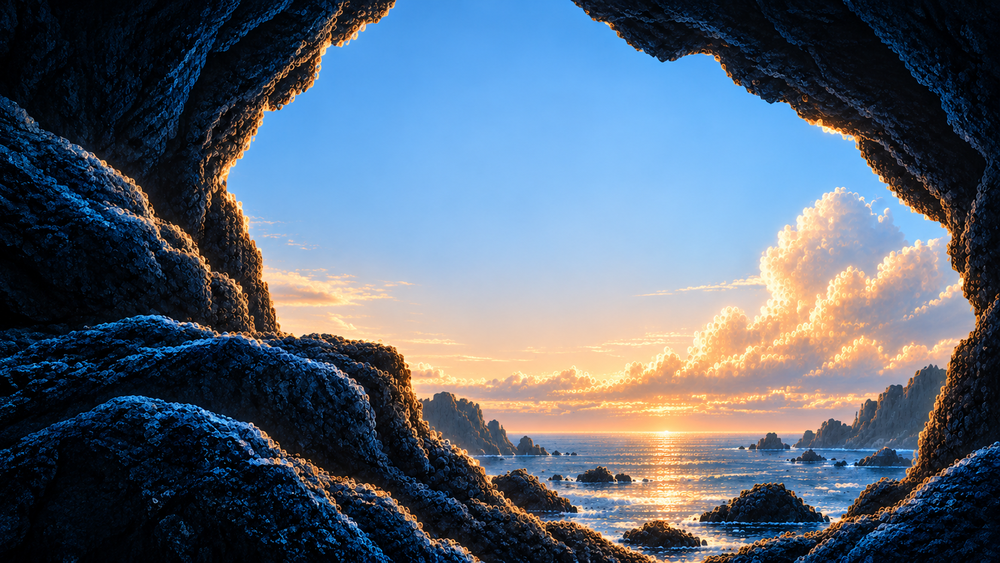
#> input picture assets/hero-explorations/ascii-cinema-4k/implementation/clear-passage-source.png, 1000 x 563 px, shrunk from 1672 x 941 before the run
$ python prepare-assets.py
#> lines starting #> are read from the running program, lines starting #| are printed output that depends on the picture; after the words box and inside, x2 and y2 are one past the last pixel; in counts of white or black regions, pixels touching at a corner belong together
"""Encode generated plate and build the technical (not illustrative) depth map."""
from pathlib import Path
from PIL import Image, ImageDraw, ImageFilter
import numpy as np

ROOT = Path(__file__).resolve().parent
PROJECT = ROOT.parents[3]
OUT = PROJECT / 'src/assets/hero'
OUT.mkdir(parents=True, exist_ok=True)
plate = Image.open(ROOT / 'clear-passage-source.png').convert('RGB')
#> plate is the input picture: PIL image 1000x563 RGB; mean R, G, B 86.6, 99.3, 114.9
plate.save(OUT / 'clear-passage.webp', quality=86, method=6)
w, h = plate.size
#> w = 1000; h = 563

# Clockwise trace of the open sky+sea; the outer frame remains nearest rock.
# Coordinates were matched to the generated source, not the original UI mockup.
opening = [
    (.400, 0), (.390, .027), (.353, .054), (.346, .095),
    (.326, .116), (.315, .163), (.290, .196), (.281, .236),
    (.260, .260), (.238, .304), (.224, .333), (.229, .379),
    (.245, .426), (.244, .471), (.265, .536), (.275, .591),
    (.320, .595), (.360, .607), (.390, .625), (.408, .651),
    (.415, .695), (.420, .751), (.442, .794), (.489, .822),
    (.520, .856), (.566, .886), (.613, .909), (.648, .952),
    (.695, .988), (.729, .986), (.763, .959), (.800, .937),
    (.831, .918), (.853, .890), (.880, .866), (.906, .849),
    (.922, .831), (.923, .780), (.931, .718), (.939, .668),
    (.957, .623), (.962, .578), (.970, .528), (.963, .479),
    (.966, .442), (.946, .411), (.920, .397), (.900, .367),
    (.881, .334), (.862, .310), (.856, .281), (.829, .266),
    (.811, .236), (.788, .220), (.770, .184), (.741, .172),
    (.729, .136), (.712, .102), (.695, .100), (.674, .116),
    (.648, .093), (.628, .069), (.603, .036), (.576, 0),
]
near = Image.new('L', (w, h), 255)
#> near: PIL image 1000x563 L; every value is 255
ImageDraw.Draw(near).polygon([(round(x*w), round(y*h)) for x,y in opening], fill=0)
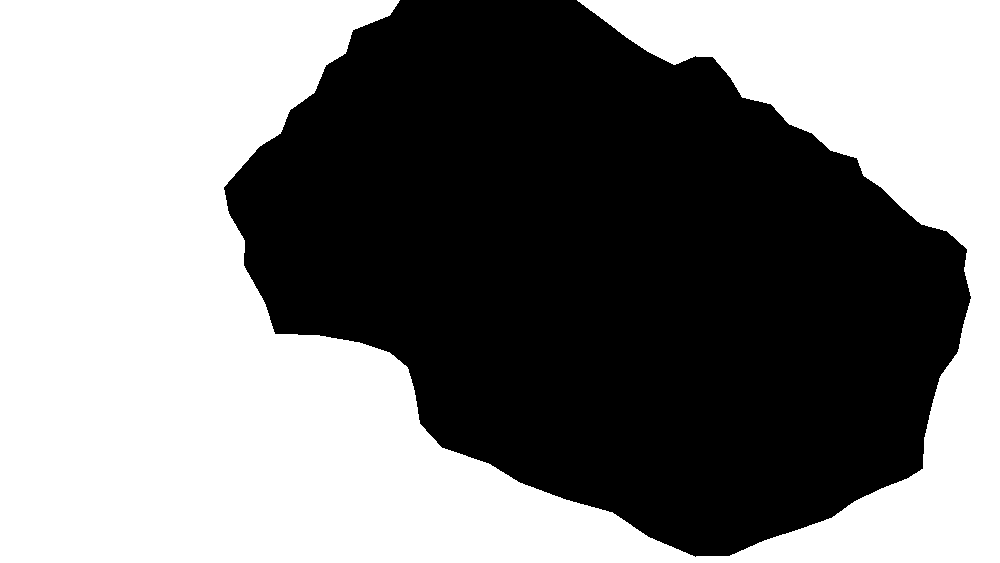
#> near: PIL image 1000x563 L; 51.5% white; 1 black region, box (x1, y1, x2, y2) and area: (224, 0, 971, 557) 273315
near = near.filter(ImageFilter.GaussianBlur(4))
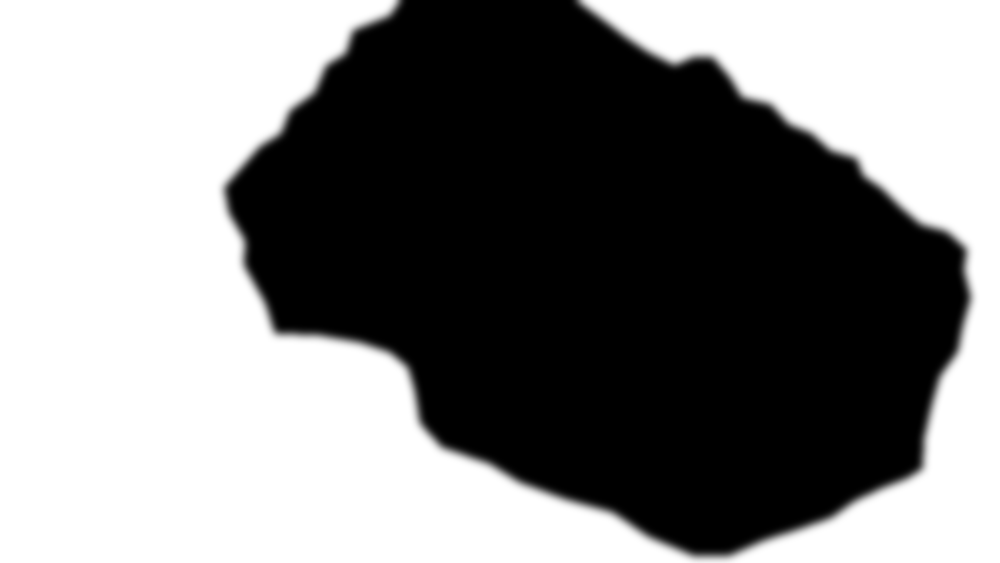
#> near: PIL image 1000x563 L; min 0, max 255, mean 131.2
yy, xx = np.mgrid[0:h, 0:w]
yn = yy / h
xn = xx / w

# Distant sky stays black. Sea starts at the physical horizon and grows nearer.
sea = np.clip((yn - .764) / .236, 0, 1)
sea = np.where(yn >= .764, .16 + sea * .34, 0)
# Small distant coastal formations, intentionally much farther than cave walls.
mid = Image.new('L', (w, h), 0)
#> mid: PIL image 1000x563 L; every value is 0
md = ImageDraw.Draw(mid)
md.polygon([(int(x*w), int(y*h)) for x,y in [(.420,.797),(.426,.719),(.446,.697),(.469,.714),(.490,.769),(.530,.812),(.565,.816),(.565,.839)]], fill=85)
md.polygon([(int(x*w), int(y*h)) for x,y in [(.789,.807),(.810,.779),(.830,.752),(.855,.751),(.874,.704),(.905,.669),(.934,.668),(.930,.812)]], fill=82)
mid = mid.filter(ImageFilter.GaussianBlur(3))
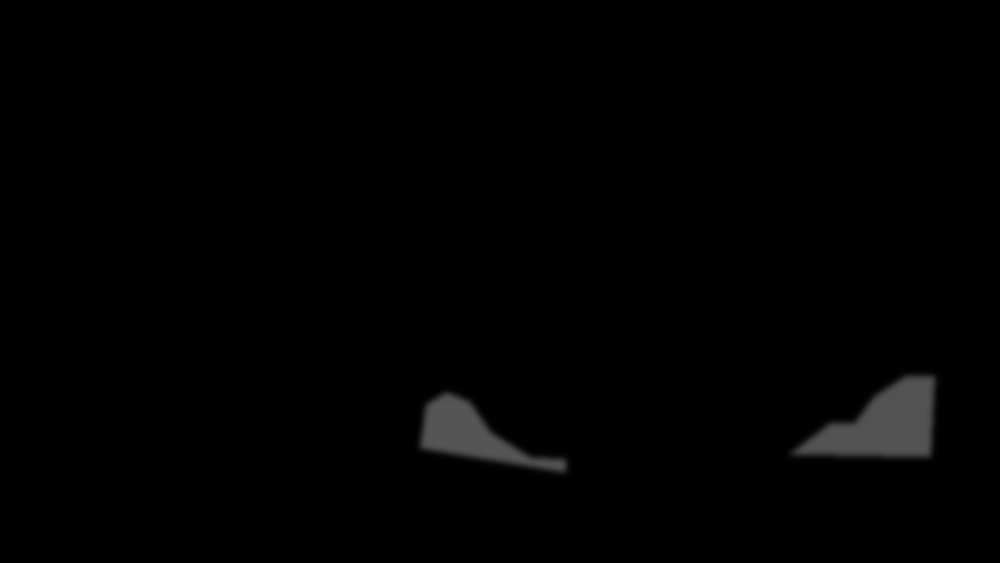
#> mid: PIL image 1000x563 L; min 0, max 85, mean 1.7
background = np.maximum(sea*255, np.asarray(mid, dtype=np.float64))
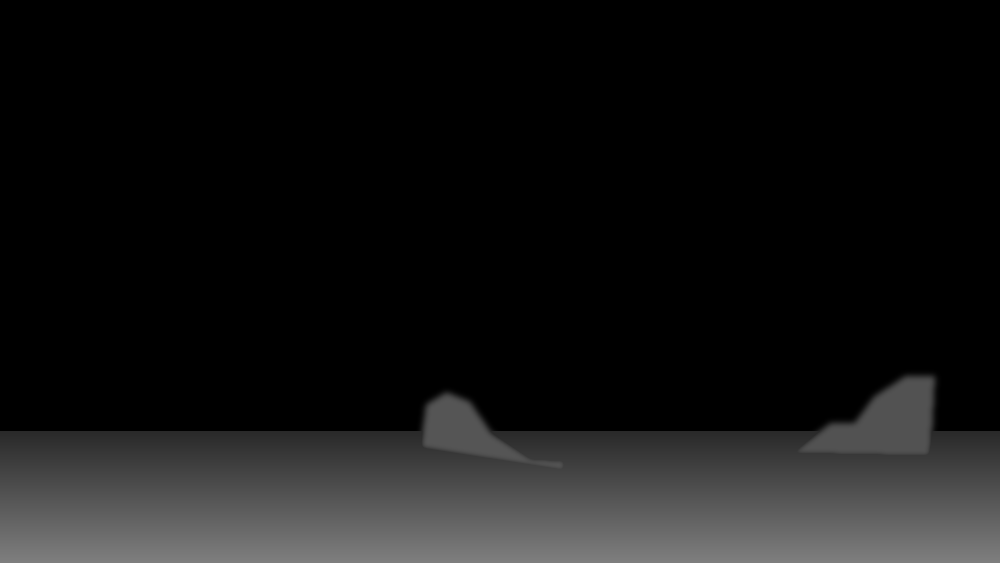
#> background: shape (563, 1000) float64; min 0, max 126.8, mean 20.8
# Foreground gently graduates inward; no texture noise or flickering depth.
near_strength = .88 + .12*np.clip(np.maximum(np.abs(xn-.56)*2, yn), 0, 1)
a = np.asarray(near, dtype=np.float64)/255
depth = np.clip(a*255*near_strength+(1-a)*background,0,255).astype('uint8')
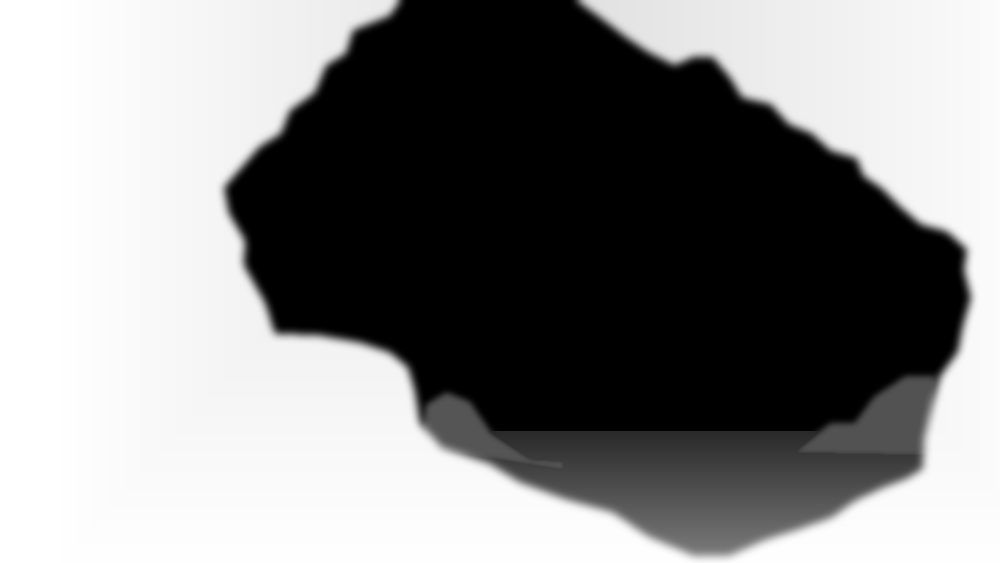
#> depth: shape (563, 1000); min 0, max 255, mean 133.7
depth_image = Image.fromarray(depth)
depth_image.save(OUT/'clear-passage-depth.webp', lossless=True, method=6)
depth_image.save(ROOT/'clear-passage-depth-preview.png')
#> (the run stopped early here; a loop or call above may not have finished)
